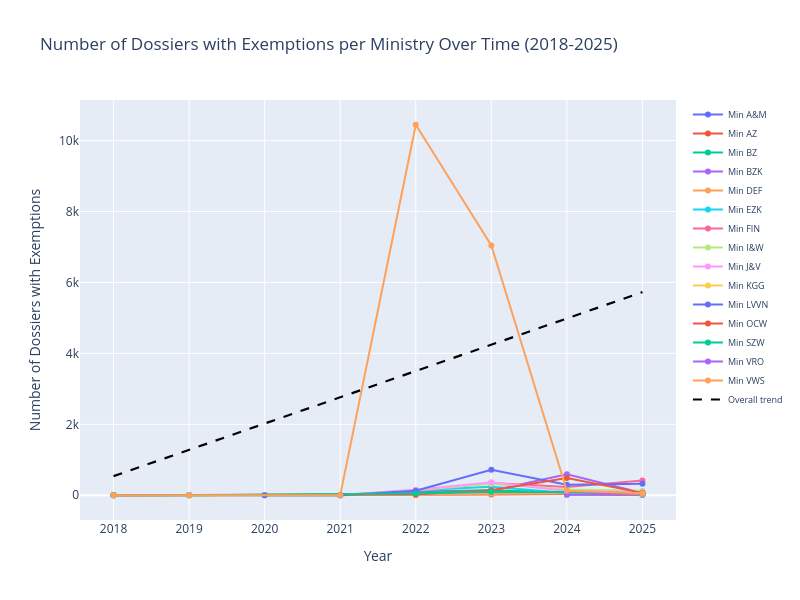

Notebook code for this chart:
### Code cell
import plotly.graph_objects as go

# Calculate number of dossiers per ministry per year in exemption_results_ministries
dossiers_with_exemptions = (
    exemption_results_ministries
    .groupby(['dc_publisher_name', 'year'])['foi_documentId']
    .nunique()
    .reset_index()
    .rename(columns={'foi_documentId': 'num_dossiers'})
)

# Filter for years >= 2018 to match other plots
dossiers_with_exemptions = dossiers_with_exemptions[dossiers_with_exemptions['year'] >= 2018]

# Create the interactive plot
fig = go.Figure()

ministries_exemp = sorted(dossiers_with_exemptions['dc_publisher_name'].unique())

# Plot each ministry
for ministry in ministries_exemp:
    ministry_data = dossiers_with_exemptions[
        dossiers_with_exemptions['dc_publisher_name'] == ministry
    ].sort_values('year')
    
    hover_text = [f"Year: {int(year)}<br>Ministry: {ministry}<br>Dossiers: {dossiers:,}" 
                  for year, dossiers in zip(ministry_data['year'], ministry_data['num_dossiers'])]
    
    fig.add_trace(go.Scatter(
        x=ministry_data['year'],
        y=ministry_data['num_dossiers'],
        mode='lines+markers',
        name=ministry,
        hovertext=hover_text,
        hoverinfo='text',
        line=dict(width=2),
        marker=dict(size=6)
    ))

# Overall trend
overall_dossiers = (
    dossiers_with_exemptions
    .groupby('year', as_index=False)['num_dossiers']
    .sum()
    .sort_values('year')
)

if len(overall_dossiers) >= 2:
    slope, intercept = np.polyfit(
        overall_dossiers['year'].astype(float),
        overall_dossiers['num_dossiers'], 1
    )
    trend_y = slope * overall_dossiers['year'] + intercept
    
    fig.add_trace(go.Scatter(
        x=overall_dossiers['year'],
        y=trend_y,
        mode='lines',
        name='Overall trend',
        line=dict(color='black', width=2.2, dash='dash'),
        hoverinfo='skip'
    ))

fig.update_layout(
    title='Number of Dossiers with Exemptions per Ministry Over Time (2018-2025)',
    xaxis_title='Year',
    yaxis_title='Number of Dossiers with Exemptions',
    hovermode='closest',
    height=600,
    width=800,
    legend=dict(font=dict(size=9))
)

fig.show()

### Figure 1 — Plotly figure (JSON) as saved in the notebook; plotly's stock layout.template omitted (floating-point values rounded to 4 significant figures)
{"data": [{"hoverinfo": "text", "hovertext": ["Year: 2024<br>Ministry: Min A&M<br>Dossiers: 17", "Year: 2025<br>Ministry: Min A&M<br>Dossiers: 18"], "line": {"width": 2}, "marker": {"size": 6}, "mode": "lines+markers", "name": "Min A&M", "type": "scatter", "x": [2024, 2025], "y": [17, 18]}, {"hoverinfo": "text", "hovertext": ["Year: 2018<br>Ministry: Min AZ<br>Dossiers: 1", "Year: 2022<br>Ministry: Min AZ<br>Dossiers: 7", "Year: 2023<br>Ministry: Min AZ<br>Dossiers: 20", "Year: 2024<br>Ministry: Min AZ<br>Dossiers: 33", "Year: 2025<br>Ministry: Min AZ<br>Dossiers: 15"], "line": {"width": 2}, "marker": {"size": 6}, "mode": "lines+markers", "name": "Min AZ", "type": "scatter", "x": [2018, 2022, 2023, 2024, 2025], "y": [1, 7, 20, 33, 15]}, {"hoverinfo": "text", "hovertext": ["Year: 2021<br>Ministry: Min BZ<br>Dossiers: 1", "Year: 2022<br>Ministry: Min BZ<br>Dossiers: 106", "Year: 2023<br>Ministry: Min BZ<br>Dossiers: 139", "Year: 2024<br>Ministry: Min BZ<br>Dossiers: 78", "Year: 2025<br>Ministry: Min BZ<br>Dossiers: 64"], "line": {"width": 2}, "marker": {"size": 6}, "mode": "lines+markers", "name": "Min BZ", "type": "scatter", "x": [2021, 2022, 2023, 2024, 2025], "y": [1, 106, 139, 78, 64]}, {"hoverinfo": "text", "hovertext": ["Year: 2018<br>Ministry: Min BZK<br>Dossiers: 6", "Year: 2019<br>Ministry: Min BZK<br>Dossiers: 7", "Year: 2020<br>Ministry: Min BZK<br>Dossiers: 1", "Year: 2021<br>Ministry: Min BZK<br>Dossiers: 4", "Year: 2022<br>Ministry: Min BZK<br>Dossiers: 68", "Year: 2023<br>Ministry: Min BZK<br>Dossiers: 131", "Year: 2024<br>Ministry: Min BZK<br>Dossiers: 591", "Year: 2025<br>Ministry: Min BZK<br>Dossiers: 63"], "line": {"width": 2}, "marker": {"size": 6}, "mode": "lines+markers", "name": "Min BZK", "type": "scatter", "x": [2018, 2019, 2020, 2021, 2022, 2023, 2024, 2025], "y": [6, 7, 1, 4, 68, 131, 591, 63]}, {"hoverinfo": "text", "hovertext": ["Year: 2019<br>Ministry: Min DEF<br>Dossiers: 1", "Year: 2021<br>Ministry: Min DEF<br>Dossiers: 9", "Year: 2022<br>Ministry: Min DEF<br>Dossiers: 23", "Year: 2023<br>Ministry: Min DEF<br>Dossiers: 40", "Year: 2024<br>Ministry: Min DEF<br>Dossiers: 49", "Year: 2025<br>Ministry: Min DEF<br>Dossiers: 31"], "line": {"width": 2}, "marker": {"size": 6}, "mode": "lines+markers", "name": "Min DEF", "type": "scatter", "x": [2019, 2021, 2022, 2023, 2024, 2025], "y": [1, 9, 23, 40, 49, 31]}, {"hoverinfo": "text", "hovertext": ["Year: 2018<br>Ministry: Min EZK<br>Dossiers: 1", "Year: 2019<br>Ministry: Min EZK<br>Dossiers: 1", "Year: 2020<br>Ministry: Min EZK<br>Dossiers: 5", "Year: 2021<br>Ministry: Min EZK<br>Dossiers: 4", "Year: 2022<br>Ministry: Min EZK<br>Dossiers: 139", "Year: 2023<br>Ministry: Min EZK<br>Dossiers: 241", "Year: 2024<br>Ministry: Min EZK<br>Dossiers: 67", "Year: 2025<br>Ministry: Min EZK<br>Dossiers: 29"], "line": {"width": 2}, "marker": {"size": 6}, "mode": "lines+markers", "name": "Min EZK", "type": "scatter", "x": [2018, 2019, 2020, 2021, 2022, 2023, 2024, 2025], "y": [1, 1, 5, 4, 139, 241, 67, 29]}, {"hoverinfo": "text", "hovertext": ["Year: 2018<br>Ministry: Min FIN<br>Dossiers: 2", "Year: 2019<br>Ministry: Min FIN<br>Dossiers: 7", "Year: 2020<br>Ministry: Min FIN<br>Dossiers: 6", "Year: 2021<br>Ministry: Min FIN<br>Dossiers: 9", "Year: 2022<br>Ministry: Min FIN<br>Dossiers: 135", "Year: 2023<br>Ministry: Min FIN<br>Dossiers: 348", "Year: 2024<br>Ministry: Min FIN<br>Dossiers: 232", "Year: 2025<br>Ministry: Min FIN<br>Dossiers: 415"], "line": {"width": 2}, "marker": {"size": 6}, "mode": "lines+markers", "name": "Min FIN", "type": "scatter", "x": [2018, 2019, 2020, 2021, 2022, 2023, 2024, 2025], "y": [2, 7, 6, 9, 135, 348, 232, 415]}, {"hoverinfo": "text", "hovertext": ["Year: 2018<br>Ministry: Min I&W<br>Dossiers: 5", "Year: 2019<br>Ministry: Min I&W<br>Dossiers: 2", "Year: 2020<br>Ministry: Min I&W<br>Dossiers: 3", "Year: 2021<br>Ministry: Min I&W<br>Dossiers: 2", "Year: 2022<br>Ministry: Min I&W<br>Dossiers: 145", "Year: 2023<br>Ministry: Min I&W<br>Dossiers: 326", "Year: 2024<br>Ministry: Min I&W<br>Dossiers: 166", "Year: 2025<br>Ministry: Min I&W<br>Dossiers: 128"], "line": {"width": 2}, "marker": {"size": 6}, "mode": "lines+markers", "name": "Min I&W", "type": "scatter", "x": [2018, 2019, 2020, 2021, 2022, 2023, 2024, 2025], "y": [5, 2, 3, 2, 145, 326, 166, 128]}, {"hoverinfo": "text", "hovertext": ["Year: 2018<br>Ministry: Min J&V<br>Dossiers: 4", "Year: 2019<br>Ministry: Min J&V<br>Dossiers: 8", "Year: 2020<br>Ministry: Min J&V<br>Dossiers: 7", "Year: 2021<br>Ministry: Min J&V<br>Dossiers: 6", "Year: 2022<br>Ministry: Min J&V<br>Dossiers: 155", "Year: 2023<br>Ministry: Min J&V<br>Dossiers: 370", "Year: 2024<br>Ministry: Min J&V<br>Dossiers: 124", "Year: 2025<br>Ministry: Min J&V<br>Dossiers: 83"], "line": {"width": 2}, "marker": {"size": 6}, "mode": "lines+markers", "name": "Min J&V", "type": "scatter", "x": [2018, 2019, 2020, 2021, 2022, 2023, 2024, 2025], "y": [4, 8, 7, 6, 155, 370, 124, 83]}, {"hoverinfo": "text", "hovertext": ["Year: 2024<br>Ministry: Min KGG<br>Dossiers: 66", "Year: 2025<br>Ministry: Min KGG<br>Dossiers: 42"], "line": {"width": 2}, "marker": {"size": 6}, "mode": "lines+markers", "name": "Min KGG", "type": "scatter", "x": [2024, 2025], "y": [66, 42]}, {"hoverinfo": "text", "hovertext": ["Year: 2020<br>Ministry: Min LVVN<br>Dossiers: 2", "Year: 2021<br>Ministry: Min LVVN<br>Dossiers: 2", "Year: 2022<br>Ministry: Min LVVN<br>Dossiers: 131", "Year: 2023<br>Ministry: Min LVVN<br>Dossiers: 721", "Year: 2024<br>Ministry: Min LVVN<br>Dossiers: 300", "Year: 2025<br>Ministry: Min LVVN<br>Dossiers: 328"], "line": {"width": 2}, "marker": {"size": 6}, "mode": "lines+markers", "name": "Min LVVN", "type": "scatter", "x": [2020, 2021, 2022, 2023, 2024, 2025], "y": [2, 2, 131, 721, 300, 328]}, {"hoverinfo": "text", "hovertext": ["Year: 2018<br>Ministry: Min OCW<br>Dossiers: 2", "Year: 2022<br>Ministry: Min OCW<br>Dossiers: 26", "Year: 2023<br>Ministry: Min OCW<br>Dossiers: 142", "Year: 2024<br>Ministry: Min OCW<br>Dossiers: 485", "Year: 2025<br>Ministry: Min OCW<br>Dossiers: 68"], "line": {"width": 2}, "marker": {"size": 6}, "mode": "lines+markers", "name": "Min OCW", "type": "scatter", "x": [2018, 2022, 2023, 2024, 2025], "y": [2, 26, 142, 485, 68]}, {"hoverinfo": "text", "hovertext": ["Year: 2018<br>Ministry: Min SZW<br>Dossiers: 4", "Year: 2019<br>Ministry: Min SZW<br>Dossiers: 2", "Year: 2022<br>Ministry: Min SZW<br>Dossiers: 50", "Year: 2023<br>Ministry: Min SZW<br>Dossiers: 102", "Year: 2024<br>Ministry: Min SZW<br>Dossiers: 90", "Year: 2025<br>Ministry: Min SZW<br>Dossiers: 58"], "line": {"width": 2}, "marker": {"size": 6}, "mode": "lines+markers", "name": "Min SZW", "type": "scatter", "x": [2018, 2019, 2022, 2023, 2024, 2025], "y": [4, 2, 50, 102, 90, 58]}, {"hoverinfo": "text", "hovertext": ["Year: 2024<br>Ministry: Min VRO<br>Dossiers: 21", "Year: 2025<br>Ministry: Min VRO<br>Dossiers: 51"], "line": {"width": 2}, "marker": {"size": 6}, "mode": "lines+markers", "name": "Min VRO", "type": "scatter", "x": [2024, 2025], "y": [21, 51]}, {"hoverinfo": "text", "hovertext": ["Year: 2018<br>Ministry: Min VWS<br>Dossiers: 1", "Year: 2019<br>Ministry: Min VWS<br>Dossiers: 1", "Year: 2021<br>Ministry: Min VWS<br>Dossiers: 2", "Year: 2022<br>Ministry: Min VWS<br>Dossiers: 10,445", "Year: 2023<br>Ministry: Min VWS<br>Dossiers: 7,040", "Year: 2024<br>Ministry: Min VWS<br>Dossiers: 129", "Year: 2025<br>Ministry: Min VWS<br>Dossiers: 56"], "line": {"width": 2}, "marker": {"size": 6}, "mode": "lines+markers", "name": "Min VWS", "type": "scatter", "x": [2018, 2019, 2021, 2022, 2023, 2024, 2025], "y": [1, 1, 2, 10445, 7040, 129, 56]}, {"hoverinfo": "skip", "line": {"color": "black", "dash": "dash", "width": 2.2}, "mode": "lines", "name": "Overall trend", "type": "scatter", "x": [2018, 2019, 2020, 2021, 2022, 2023, 2024, 2025], "y": [540, 1281.0, 2022.0, 2763.0, 3504.0, 4244.0, 4985.0, 5726.0]}], "layout": {"height": 600, "hovermode": "closest", "legend": {"font": {"size": 9}}, "title": {"text": "Number of Dossiers with Exemptions per Ministry Over Time (2018-2025)"}, "width": 800, "xaxis": {"title": {"text": "Year"}}, "yaxis": {"title": {"text": "Number of Dossiers with Exemptions"}}}}
